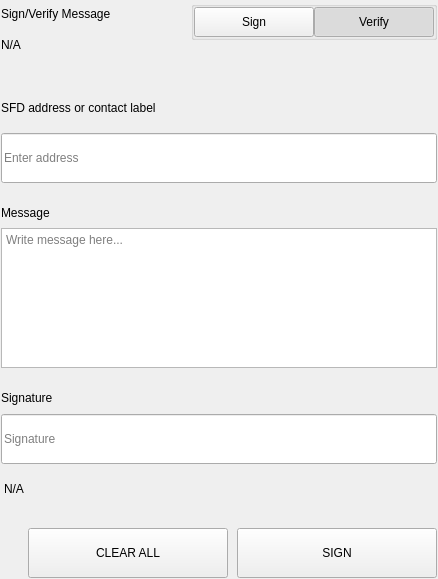
<?xml version="1.0" encoding="UTF-8"?>
<ui version="4.0">
 <class>SettingsSignMessageWidgets</class>
 <widget class="QWidget" name="SettingsSignMessageWidgets">
  <property name="geometry">
   <rect>
    <x>0</x>
    <y>0</y>
    <width>438</width>
    <height>579</height>
   </rect>
  </property>
  <property name="windowTitle">
   <string>Form</string>
  </property>
  <layout class="QVBoxLayout" name="verticalLayout">
   <property name="spacing">
    <number>0</number>
   </property>
   <property name="leftMargin">
    <number>0</number>
   </property>
   <property name="topMargin">
    <number>0</number>
   </property>
   <property name="rightMargin">
    <number>0</number>
   </property>
   <property name="bottomMargin">
    <number>0</number>
   </property>
   <item>
    <widget class="QWidget" name="left" native="true">
     <layout class="QVBoxLayout" name="verticalLayout_3">
      <property name="leftMargin">
       <number>0</number>
      </property>
      <property name="topMargin">
       <number>0</number>
      </property>
      <property name="rightMargin">
       <number>0</number>
      </property>
      <property name="bottomMargin">
       <number>0</number>
      </property>
      <item>
       <widget class="QWidget" name="container_sign" native="true">
        <layout class="QVBoxLayout" name="verticalLayout_2">
         <property name="spacing">
          <number>0</number>
         </property>
         <property name="leftMargin">
          <number>1</number>
         </property>
         <property name="topMargin">
          <number>1</number>
         </property>
         <property name="rightMargin">
          <number>1</number>
         </property>
         <property name="bottomMargin">
          <number>1</number>
         </property>
         <item>
          <layout class="QHBoxLayout" name="horizontalLayout_3" stretch="3,1">
           <property name="spacing">
            <number>40</number>
           </property>
           <item>
            <layout class="QVBoxLayout" name="verticalLayoutTitle">
             <property name="spacing">
              <number>5</number>
             </property>
             <item>
              <widget class="QLabel" name="labelTitle">
               <property name="text">
                <string>Sign/Verify Message</string>
               </property>
              </widget>
             </item>
             <item>
              <widget class="QLabel" name="labelSubtitle1">
               <property name="text">
                <string notr="true">N/A</string>
               </property>
               <property name="wordWrap">
                <bool>true</bool>
               </property>
              </widget>
             </item>
            </layout>
           </item>
           <item alignment="Qt::AlignRight|Qt::AlignTop">
            <widget class="QWidget" name="containerSwitch" native="true">
             <property name="styleSheet">
              <string notr="true">#containerSwitch{
	padding-top:9px;
}</string>
             </property>
             <layout class="QVBoxLayout" name="verticalLayout_6">
              <property name="spacing">
               <number>4</number>
              </property>
              <property name="leftMargin">
               <number>0</number>
              </property>
              <property name="topMargin">
               <number>0</number>
              </property>
              <property name="rightMargin">
               <number>0</number>
              </property>
              <property name="bottomMargin">
               <number>0</number>
              </property>
              <item alignment="Qt::AlignRight">
               <widget class="QGroupBox" name="groupBox">
                <property name="sizePolicy">
                 <sizepolicy hsizetype="Fixed" vsizetype="Preferred">
                  <horstretch>0</horstretch>
                  <verstretch>0</verstretch>
                 </sizepolicy>
                </property>
                <property name="title">
                 <string/>
                </property>
                <property name="alignment">
                 <set>Qt::AlignRight|Qt::AlignTop|Qt::AlignTrailing</set>
                </property>
                <layout class="QHBoxLayout" name="horizontalLayout_4">
                 <property name="spacing">
                  <number>0</number>
                 </property>
                 <property name="leftMargin">
                  <number>0</number>
                 </property>
                 <property name="topMargin">
                  <number>0</number>
                 </property>
                 <property name="rightMargin">
                  <number>0</number>
                 </property>
                 <property name="bottomMargin">
                  <number>0</number>
                 </property>
                 <item>
                  <widget class="QPushButton" name="pushSign">
                   <property name="minimumSize">
                    <size>
                     <width>120</width>
                     <height>30</height>
                    </size>
                   </property>
                   <property name="maximumSize">
                    <size>
                     <width>120</width>
                     <height>30</height>
                    </size>
                   </property>
                   <property name="focusPolicy">
                    <enum>Qt::NoFocus</enum>
                   </property>
                   <property name="text">
                    <string>Sign</string>
                   </property>
                   <property name="checkable">
                    <bool>true</bool>
                   </property>
                   <property name="autoExclusive">
                    <bool>true</bool>
                   </property>
                  </widget>
                 </item>
                 <item>
                  <widget class="QPushButton" name="pushVerify">
                   <property name="minimumSize">
                    <size>
                     <width>120</width>
                     <height>30</height>
                    </size>
                   </property>
                   <property name="maximumSize">
                    <size>
                     <width>120</width>
                     <height>30</height>
                    </size>
                   </property>
                   <property name="focusPolicy">
                    <enum>Qt::NoFocus</enum>
                   </property>
                   <property name="text">
                    <string>Verify</string>
                   </property>
                   <property name="checkable">
                    <bool>true</bool>
                   </property>
                   <property name="checked">
                    <bool>true</bool>
                   </property>
                   <property name="autoExclusive">
                    <bool>true</bool>
                   </property>
                  </widget>
                 </item>
                </layout>
               </widget>
              </item>
              <item alignment="Qt::AlignHCenter|Qt::AlignTop">
               <widget class="QLabel" name="labelSubtitleSwitch">
                <property name="text">
                 <string/>
                </property>
                <property name="alignment">
                 <set>Qt::AlignRight|Qt::AlignTrailing|Qt::AlignVCenter</set>
                </property>
               </widget>
              </item>
             </layout>
            </widget>
           </item>
          </layout>
         </item>
         <item>
          <spacer name="verticalSpacer_2">
           <property name="orientation">
            <enum>Qt::Vertical</enum>
           </property>
           <property name="sizeType">
            <enum>QSizePolicy::Fixed</enum>
           </property>
           <property name="sizeHint" stdset="0">
            <size>
             <width>20</width>
             <height>40</height>
            </size>
           </property>
          </spacer>
         </item>
         <item>
          <widget class="QWidget" name="containerAddress" native="true">
           <property name="sizePolicy">
            <sizepolicy hsizetype="Preferred" vsizetype="Fixed">
             <horstretch>0</horstretch>
             <verstretch>0</verstretch>
            </sizepolicy>
           </property>
           <layout class="QVBoxLayout" name="verticalLayout_5" stretch="0,0">
            <property name="spacing">
             <number>15</number>
            </property>
            <property name="leftMargin">
             <number>0</number>
            </property>
            <property name="topMargin">
             <number>0</number>
            </property>
            <property name="rightMargin">
             <number>0</number>
            </property>
            <property name="bottomMargin">
             <number>0</number>
            </property>
            <item>
             <widget class="QLabel" name="labelSubtitleAddress">
              <property name="minimumSize">
               <size>
                <width>0</width>
                <height>20</height>
               </size>
              </property>
              <property name="maximumSize">
               <size>
                <width>16777215</width>
                <height>20</height>
               </size>
              </property>
              <property name="text">
               <string>SFD address or contact label</string>
              </property>
             </widget>
            </item>
            <item>
             <widget class="QLineEdit" name="addressIn_SM">
              <property name="minimumSize">
               <size>
                <width>0</width>
                <height>50</height>
               </size>
              </property>
              <property name="maximumSize">
               <size>
                <width>16777215</width>
                <height>50</height>
               </size>
              </property>
              <property name="placeholderText">
               <string>Enter address</string>
              </property>
             </widget>
            </item>
           </layout>
          </widget>
         </item>
         <item>
          <spacer name="verticalSpacer_3">
           <property name="orientation">
            <enum>Qt::Vertical</enum>
           </property>
           <property name="sizeType">
            <enum>QSizePolicy::Fixed</enum>
           </property>
           <property name="sizeHint" stdset="0">
            <size>
             <width>20</width>
             <height>20</height>
            </size>
           </property>
          </spacer>
         </item>
         <item>
          <layout class="QVBoxLayout" name="verticalLayout_9">
           <property name="spacing">
            <number>5</number>
           </property>
           <item>
            <widget class="QLabel" name="labelSubtitleMessage">
             <property name="minimumSize">
              <size>
               <width>0</width>
               <height>20</height>
              </size>
             </property>
             <property name="maximumSize">
              <size>
               <width>16777215</width>
               <height>20</height>
              </size>
             </property>
             <property name="text">
              <string>Message</string>
             </property>
            </widget>
           </item>
           <item>
            <widget class="QPlainTextEdit" name="messageIn_SM">
             <property name="minimumSize">
              <size>
               <width>0</width>
               <height>140</height>
              </size>
             </property>
             <property name="maximumSize">
              <size>
               <width>16777215</width>
               <height>140</height>
              </size>
             </property>
             <property name="placeholderText">
              <string>Write message here...</string>
             </property>
            </widget>
           </item>
          </layout>
         </item>
         <item>
          <spacer name="verticalSpacer_4">
           <property name="orientation">
            <enum>Qt::Vertical</enum>
           </property>
           <property name="sizeType">
            <enum>QSizePolicy::Fixed</enum>
           </property>
           <property name="sizeHint" stdset="0">
            <size>
             <width>20</width>
             <height>20</height>
            </size>
           </property>
          </spacer>
         </item>
         <item>
          <widget class="QWidget" name="widget" native="true">
           <property name="minimumSize">
            <size>
             <width>0</width>
             <height>75</height>
            </size>
           </property>
           <property name="maximumSize">
            <size>
             <width>16777215</width>
             <height>16777215</height>
            </size>
           </property>
           <layout class="QVBoxLayout" name="verticalLayout_4">
            <property name="leftMargin">
             <number>0</number>
            </property>
            <property name="topMargin">
             <number>0</number>
            </property>
            <property name="rightMargin">
             <number>0</number>
            </property>
            <property name="bottomMargin">
             <number>0</number>
            </property>
            <item>
             <widget class="QLabel" name="labelSubtitleSignature">
              <property name="minimumSize">
               <size>
                <width>0</width>
                <height>20</height>
               </size>
              </property>
              <property name="maximumSize">
               <size>
                <width>16777215</width>
                <height>20</height>
               </size>
              </property>
              <property name="text">
               <string>Signature</string>
              </property>
             </widget>
            </item>
            <item>
             <widget class="QLineEdit" name="signatureOut_SM">
              <property name="minimumSize">
               <size>
                <width>0</width>
                <height>50</height>
               </size>
              </property>
              <property name="placeholderText">
               <string>Signature</string>
              </property>
             </widget>
            </item>
           </layout>
          </widget>
         </item>
         <item>
          <widget class="QLabel" name="statusLabel_SM">
           <property name="styleSheet">
            <string notr="true">padding-top:5px;</string>
           </property>
           <property name="text">
            <string notr="true">N/A</string>
           </property>
          </widget>
         </item>
         <item>
          <spacer name="verticalSpacer">
           <property name="orientation">
            <enum>Qt::Vertical</enum>
           </property>
           <property name="sizeType">
            <enum>QSizePolicy::Fixed</enum>
           </property>
           <property name="sizeHint" stdset="0">
            <size>
             <width>20</width>
             <height>20</height>
            </size>
           </property>
          </spacer>
         </item>
         <item>
          <layout class="QHBoxLayout" name="horizontalLayout_7">
           <property name="spacing">
            <number>9</number>
           </property>
           <item>
            <spacer name="horizontalSpacer_5">
             <property name="orientation">
              <enum>Qt::Horizontal</enum>
             </property>
             <property name="sizeType">
              <enum>QSizePolicy::Expanding</enum>
             </property>
             <property name="sizeHint" stdset="0">
              <size>
               <width>40</width>
               <height>20</height>
              </size>
             </property>
            </spacer>
           </item>
           <item>
            <widget class="QPushButton" name="pushButtonClear">
             <property name="minimumSize">
              <size>
               <width>200</width>
               <height>50</height>
              </size>
             </property>
             <property name="focusPolicy">
              <enum>Qt::NoFocus</enum>
             </property>
             <property name="text">
              <string>CLEAR ALL</string>
             </property>
            </widget>
           </item>
           <item>
            <widget class="QPushButton" name="pushButtonSave">
             <property name="minimumSize">
              <size>
               <width>200</width>
               <height>50</height>
              </size>
             </property>
             <property name="maximumSize">
              <size>
               <width>200</width>
               <height>50</height>
              </size>
             </property>
             <property name="focusPolicy">
              <enum>Qt::NoFocus</enum>
             </property>
             <property name="text">
              <string>SIGN</string>
             </property>
            </widget>
           </item>
          </layout>
         </item>
        </layout>
       </widget>
      </item>
     </layout>
    </widget>
   </item>
  </layout>
 </widget>
 <resources/>
 <connections/>
</ui>
